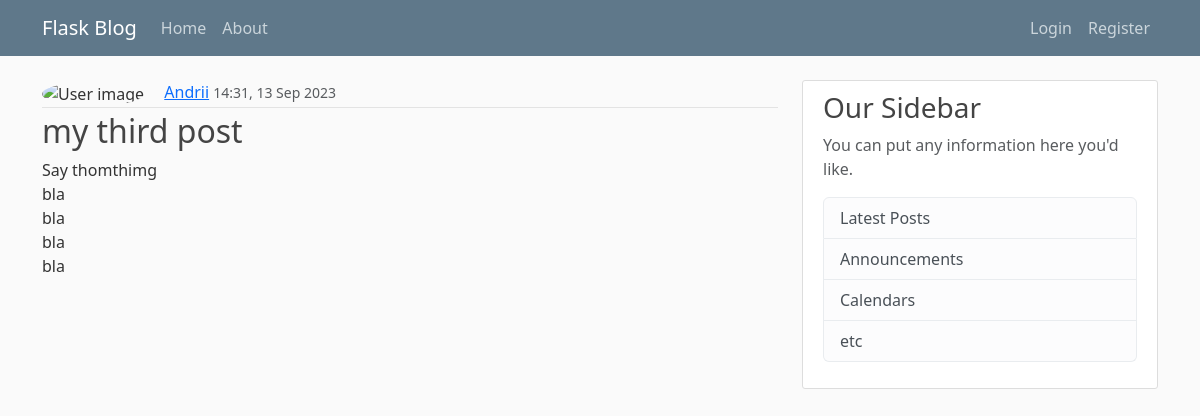
Screenshot of /post/3 with the database file from the repository.
### flaskblog/models.py (models this page shows, shortened)
class User(db.Model, UserMixin):
    __tablename__ = 'users'
    id = db.Column(db.Integer, primary_key=True)
    active = db.Column('is_active', db.Boolean(), nullable=False, server_default='1')
    username = db.Column(db.String(20), unique=True, nullable=False)
    email = db.Column(db.String(120, collation='NOCASE'), unique=True, nullable=False)
    email_confirmed_at = db.Column(db.DateTime(), default=None)
    confirmed = db.Column(db.Boolean, default=False)
    password_hash = db.Column(db.String(128))
    first_name = db.Column(db.String(50), default=None)
    last_name = db.Column(db.String(50), default=None)
    image_data = db.Column(db.LargeBinary)
    image_filename = db.Column(db.String(255))
    image_mimetype = db.Column(db.String(255))
    uploaded = db.Column(db.DateTime(), default=datetime.utcnow())
    member_since = db.Column(db.DateTime(), default=datetime.utcnow())  # we will use moments.js af
    last_seen = db.Column(db.DateTime(), default=datetime.utcnow())
    posts = db.relationship('Post',
                            backref='author',
                            lazy='dynamic',
                            cascade='all, delete-orphan')
    @property
    def password(self):
        raise AttributeError('password is not a readable attribute')

class Post(db.Model):
    __tablename__ = "posts"
    id = db.Column(db.Integer, primary_key=True)
    user_id = db.Column(db.Integer, db.ForeignKey('users.id'), nullable=False)
    title = db.Column(db.String(140), nullable=False)
    slug = db.Column(db.String(140), unique=True)
    content = db.Column(db.Text, nullable=False)
    created = db.Column(db.DateTime(), index=True, default=datetime.now())
    views = db.Column(db.Integer, default=0)
    likes = db.Column(db.Integer, default=0)

### flaskblog/routes.py (the view)
@app.route('/post/<int:post_id>')
def post(post_id):
    post = Post.query.get_or_404(post_id)
    return render_template('post.html', title=post.title, post=post)

### flaskblog/templates/post.html (shortened to what this page needs)
{% extends 'layout.html' %}
{% block content %}
<div class="media-body">
    <div class="article-metadata">
      <img class='rounded-circle article-img' src="{{ url_for('user_image', user_id=post.author.id) }}" alt="User image">
      <a class="mr-2" href="{{ url_for('user_posts', username=post.author.username )}}">{{ post.author.username }}</a>
      <small class="text-muted">{{ moment(post.created).format('HH:mm,  DD MMM YYYY') }}</small>
    </div>
    <h2 class="article-title">{{ post.title }}</h2>
    <p class="article-content">{{ post.content }}</p>
  </div>
{% endblock content %}

### flaskblog/static/css/main.css (style rules this page uses)
body { background: #fafafa; color: #333333; margin-top: 5rem; }
h1, h2, h3, h4, h5, h6 { color: #444444; }
.article-title { color: #444444; }
.article-content { white-space: pre-line; }
.article-img { height: 65px; width: 65px; margin-right: 16px; }
.article-metadata { padding-bottom: 1px; margin-bottom: 4px; border-bottom: 1px solid #e3e3e3 }

### rows the page displays
User: author.username "Andrii"
Post: created "14:31, 13 Sep 2023", title "my third post", content "Say thomthimg bla bla bla bla"
